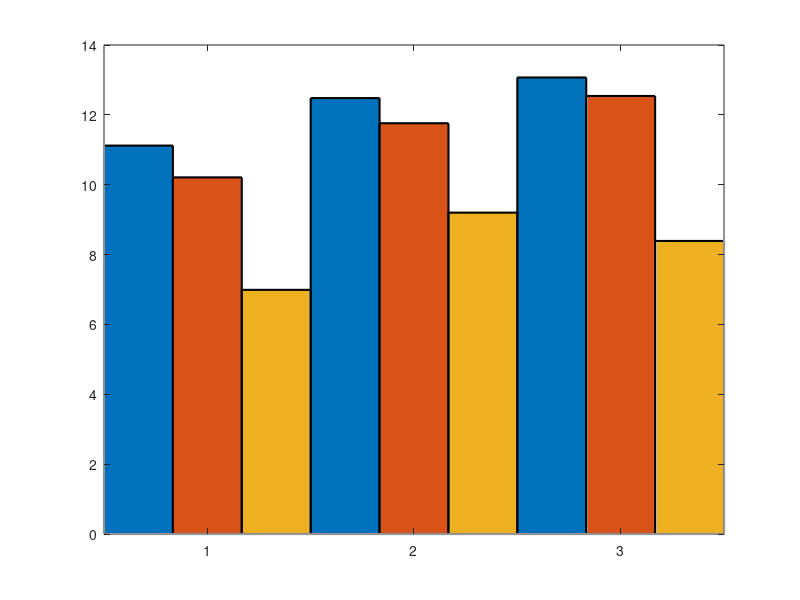

Source code (MATLAB): (Note: this script raises an error after producing the figure.)
close all;
fig2 = figure('Position',[0 0 1300 850]);
%set(gca,'fontname','Times','FontSize',20); % Set it to times
%input parameter
temp1200 = [11.12 10.21 6.99];
temp1000 = [12.48 11.76 9.20];
temp800 = [13.07 12.54 8.39];
y = [temp1200; temp1000; temp800];
errhigh = [0.35 0.4 0.45; 0.52 0.4 0.32; 0.4 0.43 0.34];
errlow = [0.35 0.4 0.45; 0.52 0.4 0.32; 0.4 0.43 0.34];
%err = 0.3*y;
%y = [1200K 1000K 800K];
%x = categorical({'1200K','1000K','800K'});
%x = reordercats(x,{'1200K','1000K','800K'});
%ylim([0 5]);
%bp = bar(x,y,'BarWidth',1); %Acceptable range [0 1] 
bp = bar(y,'BarWidth',1,'LineWidth',1.5); %Acceptable range [0 1] 
hold on
for k = 1:size(y,2)
    % get x positions per group
    xpos = bp(k).XData + bp(k).XOffset;
    % draw errorbar
    errorbar(xpos, y(:,k), errlow(:,k),errhigh(:,k), 'LineStyle', 'none', ... 
        'Color', 'k', 'LineWidth', 1.5);
end
%title('What is my name?','FontSize',20,'Position',[2 4.7])
xlabel('Ambient temperature (K)','FontSize',20,'FontName','times');
ylabel('Maximum Combustion Pressure (ms)','FontSize',20,'FontName','times');
%{
hp = bar(y);
cm = colororder; % or replace with the desired colormap
hatchfill2(hp(1),'single','HatchAngle',0,'hatchcolor',cm(1,:));
hatchfill2(hp(2),'cross','HatchAngle',45,'hatchcolor',cm(2,:));
hatchfill2(hp(3),'single','HatchAngle',45,'hatchcolor',cm(3,:));
for i = 1:numel(hp)
    hp(i).FaceColor = 'none';
end
%}
cm = colororder; % or replace with the desired colormap
A = hatchfill2(bp(1),'single','HatchAngle',0,'hatchcolor',[0 0 0],'HatchLineWidth',1.5);
B = hatchfill2(bp(2),'cross','HatchAngle',45,'hatchcolor',[1 0 0],'HatchLineWidth',1.5);
C = hatchfill2(bp(3),'single','HatchAngle',45,'hatchcolor',[0 0 1],'HatchLineWidth',1.5);
for i = 1:numel(bp)
    bp(i).FaceColor = 'none';
end
hold on
%bp(1).FaceColor = 'r';
%bp(2).FaceColor = 'g';
%bp(3).FaceColor = 'b';
%hatchfill2(legendABC(1),'single','HatchAngle',0,'hatchcolor',[0 0 0],'HatchLineWidth',1.5);

legend([A B C],{' 21% O_{2} ' ' 15% O_{2} ' ' 10% O_{2} '},'FontSize',20,'FontWeight','normal');

%set(gca,'YTick',0:1:4,'YTickLabel',0:1:5)
set(gca,'YLim',[4 16]);
set(gca,'YTick',4:2:16);
set(gca, 'XTickLabel', {'1200','1000','800'},'FontName','times');
ax = gca;
ax.XAxis.FontSize = 20; %Xtick fontsize %https://www.mathworks.com/matlabcentral/answers/511665-fontsize-and-properties-of-xticklabels-using-figure-handles
ax.YAxis.FontSize = 20; %Ytick fontsize
set(gca,'fontname','Times','FontSize',20); % Set it to times

%text(,num2str(y(:,1)),'HorizontalAlignment','center','VerticalAlignment','bottom');
%errhigh = 0.1*y;
%errlow  = (-0.1)*y;
%er = errorbar(x,y,errlow,errhigh);   

%xCnt = vertcat(bp.XEndPoints);
%text(xCnt(:),y(:),compose('%d',y(:)),'HorizontalAlignment','center','VerticalAlignment','bottom');
%text(1:length(y),y,num2str(y),'vert','bottom','horiz','center')

%width = bp.BarWidth;
%for i=1:length(y(:, 1))
%    row = y(i, :);
%    % 0.5 is approximate net width of white spacings per group
%    offset = ((width + 0.3) / length(row)) / 2;
%    x = linspace(i-offset, i+offset, length(row));
%    text(x,row,num2str(row'),'vert','bottom','horiz','center','FontSize',18,'FontWeight');
%end
%str = {'P_{inj} = 1000bar';'m_{inj} = 67.93mg'};
%text(0.9,20,str,'FontSize',16,'FontWeight','normal',BackgroundColor=[1 1 1]);

%set(gca,'fontname','Carial','FontSize',20); % Set it to times
set(gca,'LineWidth',1.5);
set(gca,'fontweight');

str = {'Diesel combustion';'Solenoid injector';'P_{inj} = 1000 bar'};
text(1.1,14,str,'FontSize',20,'FontWeight','normal',BackgroundColor=[1 1 1],fontname='times');

%grid on
hold on